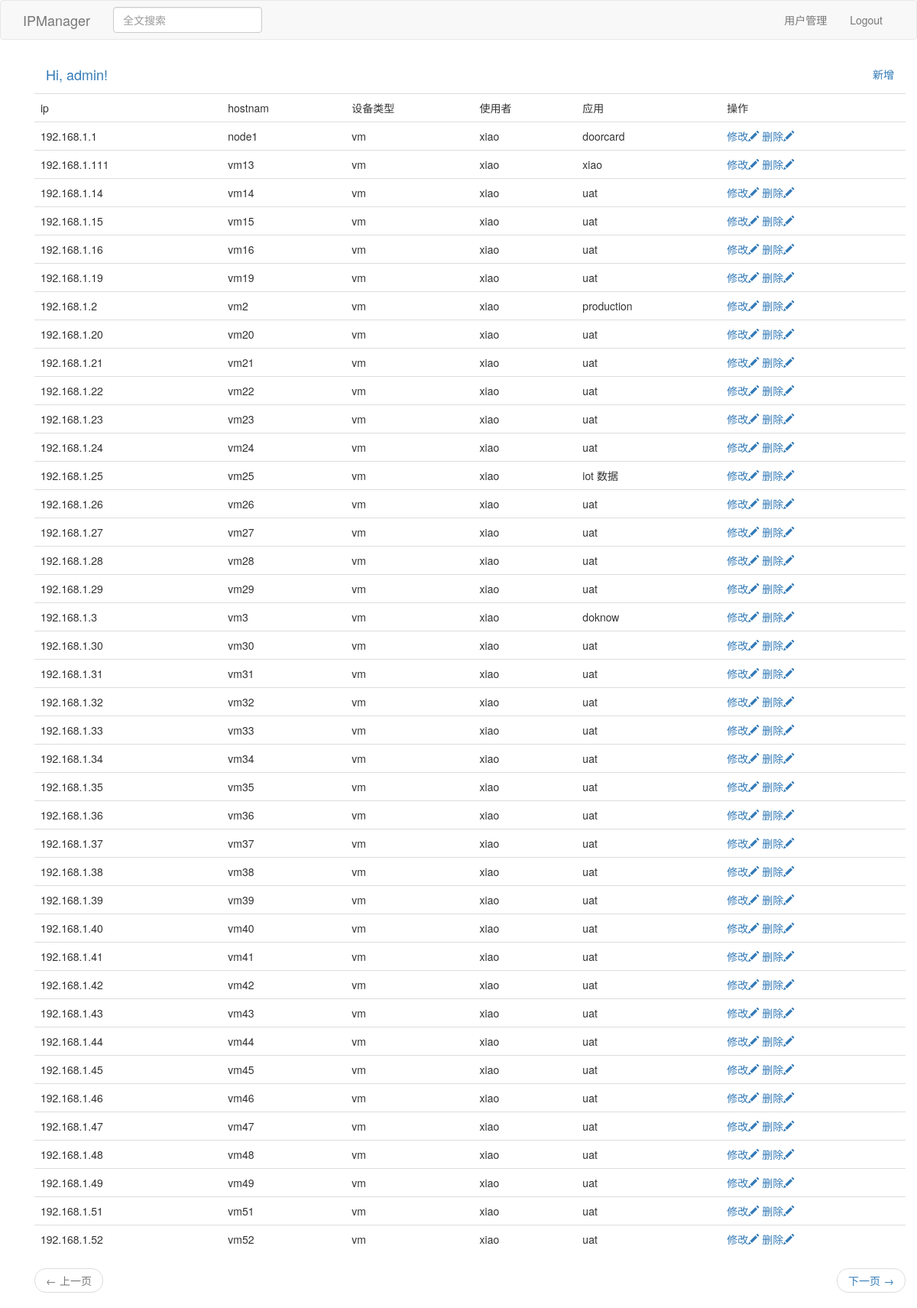
The app's page /index (signed in) with its own data.
### app/models.py (models this page shows, shortened)
class User(UserMixin, db.Model):
    id = db.Column(db.Integer, primary_key=True)
    username = db.Column(db.String(64), index=True, unique=True)
    email = db.Column(db.String(120), index=True, unique=True)
    password_hash = db.Column(db.String(128))
    role = db.Column(db.String(64), index=True)

class SearchableMixin(object):
    @classmethod
    def search(cls, expression, page, per_page):
        ids, total = query_index(cls.__tablename__, expression, page, per_page)
        if total == 0:
            return cls.query.filter_by(id=0), 0
        when = []
        for i in range(len(ids)):
            when.append((ids[i], i))
        return cls.query.filter(cls.id.in_(ids)).order_by(
            db.case(when, value=cls.id)), total

class Ipinfo(SearchableMixin, db.Model):
    __searchable__ = ['ip', 'hostname', 'device_type', 'user', 'project']
    id = db.Column(db.Integer, primary_key=True)
    ip = db.Column(db.String(64), index=True, unique=True)
    hostname = db.Column(db.String(64))
    device_type = db.Column(db.String(64))
    user = db.Column(db.String(64))
    project = db.Column(db.String(128))

### app/routes.py (the view)
@app.route('/', methods=['GET', 'POST'])
@app.route('/index', methods=['GET', 'POST'])
@login_required
def index():
    page = request.args.get('page', 1, type=int)
    ipinfos = Ipinfo.query.order_by(Ipinfo.ip.asc()).paginate(
        page, app.config['POSTS_PER_PAGE'], False)
    next_url = url_for('index', page=ipinfos.next_num) \
        if ipinfos.has_next else None
    prev_url = url_for('index', page=ipinfos.prev_num) \
        if ipinfos.has_prev else None
    return render_template("index.html", title='Home Page', ipinfos=ipinfos.items, next_url=next_url,
                           prev_url=prev_url)

### app/forms.py
class SearchForm(FlaskForm):
    q = StringField('全文搜索', validators=[DataRequired()])
    def __init__(self, *args, **kwargs):
        if 'formdata' not in kwargs:
            kwargs['formdata'] = request.args
        if 'csrf_enabled' not in kwargs:
            kwargs['csrf_enabled'] = False
        super(SearchForm, self).__init__(*args, **kwargs)

### app/models.py (called while the page is built)
@login.user_loader
def load_user(id):
    return User.query.get(int(id))

### app/routes.py (called while the page is built)
@app.before_request
def before_request():
    if current_user.is_authenticated:
        g.search_form = SearchForm()

### app/templates/index.html (shortened to what this page needs)
{% extends "base.html" %}
{% block app_content %}
    <div class="container">
        <div class="navbar-header">
            <a class="navbar-brand">Hi, {{ current_user.username }}!</a>
        </div>
        <div class="collapse navbar-collapse" id="bs-example-navbar-collapse-1">
            <ul class="nav navbar-nav navbar-right">
                <li><a href= "{{ url_for('ip_add') }}">新增</a></li>
            </ul>
        </div>
        <div>
                <table class="table table-hover">
                    <tr>
                        <td>ip</td>
                        <td>hostnam</td>
                        <td>设备类型</td>
                        <td>使用者</td>
                        <td>应用</td>
                        <td>操作</td>
                    </tr>
                {% for ipinfo in ipinfos %}
                    {% include '_ip.html' %}
                {% endfor %}
                </table>
        </div>
        <div>
                <nav aria-label="...">
                        <ul class="pager">
                            <li class="previous{% if not prev_url %} disabled{% endif %}">
                                <a href="{{ prev_url or '#' }}">
                                    <span aria-hidden="true">&larr;</span> 上一页
                                </a>
                            </li>
                            <li class="next{% if not next_url %} disabled{% endif %}">
                                <a href="{{ next_url or '#' }}">
                                    下一页 <span aria-hidden="true">&rarr;</span>
                                </a>
                            </li>
                        </ul>
                </nav>
        </div>
    </div>
{% endblock %}

### app/templates/base.html (shortened to what this page needs)
{% extends 'bootstrap/base.html' %}
{% block navbar %}
    <nav class="navbar navbar-default">
        <div class="container">
            <div class="navbar-header">
                <a class="navbar-brand" href="{{ url_for('index') }}">IPManager</a>
            </div>
            <div class="collapse navbar-collapse" id="bs-example-navbar-collapse-1">
                {% if g.search_form %}
                <form class="navbar-form navbar-left" method="get"
                        action="{{ url_for('search') }}" id="search">
                    <div class="form-group">
                        {{ g.search_form.q(size=20, class='form-control',
                            placeholder=g.search_form.q.label.text) }}
                    </div>
                </form>
                {% endif %}
                <ul class="nav navbar-nav navbar-right">
                    {% if current_user.role == 'admin' %}
                    <li><a href="{{ url_for('user_manager') }}">用户管理</a></li>
                    {% endif %}
                    {% if current_user.is_anonymous %}
                    <li><a href="{{ url_for('login') }}">Login</a></li>
                    {% else %}
                    <li><a href="{{ url_for('logout') }}">Logout</a></li>
                    {% endif %}
                </ul>
            </div>
        </div>
    </nav>
{% endblock %}
{% block content %}
    <div class="container">
        {% block app_content %}{% endblock %}
    </div>
{% endblock %}

### app/templates/_ip.html
        <tr>
            <td>{{ ipinfo.ip }}</td>
            <td>{{ ipinfo.hostname }}</td>
            <td>{{ ipinfo.device_type }}</td>
            <td>{{ ipinfo.user }}</td>
            <td>{{ ipinfo.project }}</td>
            <td>
                <a data-id={{ ipinfo.id }} onclick="Edit(this)">修改<span class="glyphicon glyphicon-pencil"></span></a>
                <a data-id={{ ipinfo.id }} onclick="Delete(this)">删除<span class="glyphicon glyphicon-pencil"></span></a>
            </td>
        </tr>

### records on screen
User: username "admin"
Ipinfo: ip "192.168.1.1", hostname "node1", device_type "vm", user "xiao", project "doorcard"
Ipinfo: ip "192.168.1.111", hostname "vm13", device_type "vm", user "xiao", project "xiao"
Ipinfo: ip "192.168.1.14", hostname "vm14", device_type "vm", user "xiao", project "uat"
Ipinfo: ip "192.168.1.15", hostname "vm15", device_type "vm", user "xiao", project "uat"
Ipinfo: ip "192.168.1.16", hostname "vm16", device_type "vm", user "xiao", project "uat"
Ipinfo: ip "192.168.1.19", hostname "vm19", device_type "vm", user "xiao", project "uat"
Ipinfo: ip "192.168.1.2", hostname "vm2", device_type "vm", user "xiao", project "production"
Ipinfo: ip "192.168.1.20", hostname "vm20", device_type "vm", user "xiao", project "uat"
Ipinfo: ip "192.168.1.21", hostname "vm21", device_type "vm", user "xiao", project "uat"
Ipinfo: ip "192.168.1.22", hostname "vm22", device_type "vm", user "xiao", project "uat"
Ipinfo: ip "192.168.1.23", hostname "vm23", device_type "vm", user "xiao", project "uat"
Ipinfo: ip "192.168.1.24", hostname "vm24", device_type "vm", user "xiao", project "uat"
Ipinfo: ip "192.168.1.25", hostname "vm25", device_type "vm", user "xiao", project "iot 数据"
Ipinfo: ip "192.168.1.26", hostname "vm26", device_type "vm", user "xiao", project "uat"
Ipinfo: ip "192.168.1.27", hostname "vm27", device_type "vm", user "xiao", project "uat"
Ipinfo: ip "192.168.1.28", hostname "vm28", device_type "vm", user "xiao", project "uat"
Ipinfo: ip "192.168.1.29", hostname "vm29", device_type "vm", user "xiao", project "uat"
Ipinfo: ip "192.168.1.3", hostname "vm3", device_type "vm", user "xiao", project "doknow"
Ipinfo: ip "192.168.1.30", hostname "vm30", device_type "vm", user "xiao", project "uat"
Ipinfo: ip "192.168.1.31", hostname "vm31", device_type "vm", user "xiao", project "uat"
Ipinfo: ip "192.168.1.32", hostname "vm32", device_type "vm", user "xiao", project "uat"
Ipinfo: ip "192.168.1.33", hostname "vm33", device_type "vm", user "xiao", project "uat"
Ipinfo: ip "192.168.1.34", hostname "vm34", device_type "vm", user "xiao", project "uat"
Ipinfo: ip "192.168.1.35", hostname "vm35", device_type "vm", user "xiao", project "uat"
Ipinfo: ip "192.168.1.36", hostname "vm36", device_type "vm", user "xiao", project "uat"
Ipinfo: ip "192.168.1.37", hostname "vm37", device_type "vm", user "xiao", project "uat"
Ipinfo: ip "192.168.1.38", hostname "vm38", device_type "vm", user "xiao", project "uat"
Ipinfo: ip "192.168.1.39", hostname "vm39", device_type "vm", user "xiao", project "uat"
Ipinfo: ip "192.168.1.40", hostname "vm40", device_type "vm", user "xiao", project "uat"
Ipinfo: ip "192.168.1.41", hostname "vm41", device_type "vm", user "xiao", project "uat"
Ipinfo: ip "192.168.1.42", hostname "vm42", device_type "vm", user "xiao", project "uat"
Ipinfo: ip "192.168.1.43", hostname "vm43", device_type "vm", user "xiao", project "uat"
Ipinfo: ip "192.168.1.44", hostname "vm44", device_type "vm", user "xiao", project "uat"
Ipinfo: ip "192.168.1.45", hostname "vm45", device_type "vm", user "xiao", project "uat"
Ipinfo: ip "192.168.1.46", hostname "vm46", device_type "vm", user "xiao", project "uat"
Ipinfo: ip "192.168.1.47", hostname "vm47", device_type "vm", user "xiao", project "uat"
Ipinfo: ip "192.168.1.48", hostname "vm48", device_type "vm", user "xiao", project "uat"
Ipinfo: ip "192.168.1.49", hostname "vm49", device_type "vm", user "xiao", project "uat"
Ipinfo: ip "192.168.1.51", hostname "vm51", device_type "vm", user "xiao", project "uat"
Ipinfo: ip "192.168.1.52", hostname "vm52", device_type "vm", user "xiao", project "uat"
